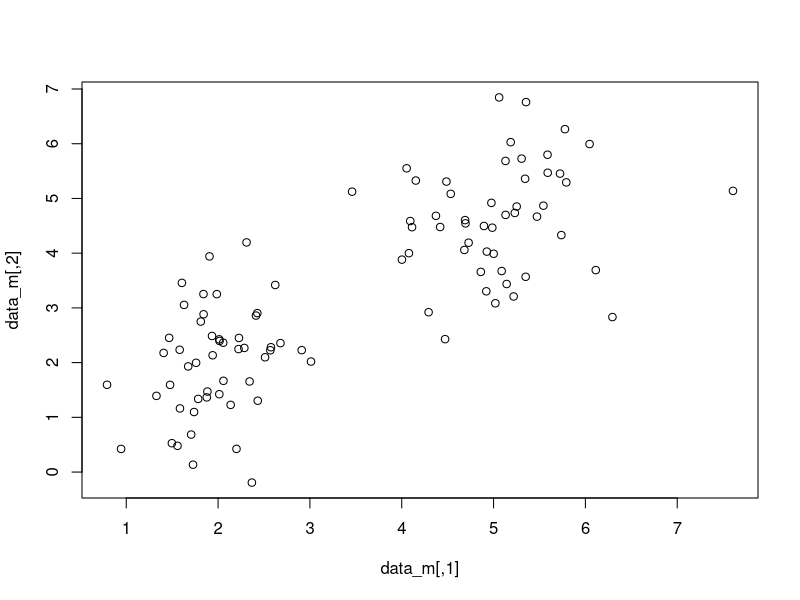

This figure's R source: (Note: this script raises an error after producing the figure.)
#Recursive binary splitting, for decision (regression) trees
#Designed based off of description of Decision Trees in:
### Introduction to Statistical Learning by James, Witten, Hastie, Tibshirani
### pg 306-307.
###Purpose is for improving understanding of regression trees, rather than for improved efficiency of current implementations. 

library(magrittr)
library(ggplot2)
library(dplyr)

#generating simple regression/classification problem
x1 <- rnorm(50, mean = 2, sd = 1)
x2 <- rnorm(50, mean = 5, sd = 1)
x <- c(x1, x2)
y1 <- rnorm(50, mean = 2, sd = 0.5)
y2 <- rnorm(50, mean = 5, sd = 0.7)
y <- c(y1, y2)
data_m <- matrix(c(y, x), ncol = 2)
plot(data_m)

#values are ordered, then an identity matrix for each successive grouping is supplied for every variable.
region_separater <- function(data.matrix){
  #separate into two regions
  # data.matrix <- data_m
  number_variables <- ncol(data.matrix)
  number_obs <- nrow(data.matrix)
  #id matrix to be rearranged
  m2 <- matrix(0, #square matrix 
               ncol = number_obs, 
               nrow = number_obs)
  m2[upper.tri(m2, diag = TRUE)] <- 1
  #empty list of region IDs
  list_regions_id <- list()
  for(i in 1:number_variables){
    data_vec <- data.matrix[,i]
    data_vec_ordered <- data_vec %>% rank()
    m3 <- m2[data_vec_ordered,]
    list_regions_id[[i]] <- m3
  }
  return(list_regions_id)
}

#produces rss for each region, given a temporary matrix
###first column of temp matrix are values, second is 1/0 or in a region or not
rss_producer <- function(temp_matrix){
  #gives the matrix of data values and region IDs
  # temp_matrix <- temp_ex
  r1 <- temp_matrix[temp_matrix[,2] > 0,]
  if(!is.matrix(r1)){ r1 <- t(r1)}
  u_r1 <- rep(r1[,1] %>% mean(), nrow(r1))
  r1_df <- cbind(r1, u_r1)
  r1_df_a <- (r1_df[,1] - r1_df[,3])^2 %>% sum()
  
  r2 <- temp_matrix[temp_matrix[,2] < 1,]
  if(!is.matrix(r2)){ r2 <- t(r2)}
  u_r2 <- rep(r2[,1] %>% mean(), nrow(r2))
  r2_df <- cbind(r2, u_r2)
  r2_df_a <- (r2_df[,1] - r2_df[,3])^2 %>% sum()
  
  rss_value <- r1_df_a + r2_df_a
  return(rss_value)
}

rss_tree <- function(data.vector, region_id_list, data.column.i){
  #find the mean of r1, and mean of r2
  rss_vector <- vector()
  for(i in 1:length(data.vector)){
    temp_matrix_i <- cbind(data.vector, region_id_list[[data.column.i]][,i])
    rss_i <- rss_producer(temp_matrix = temp_matrix_i)
    rss_vector[i] <- rss_i
  }
  return(rss_vector)#RSS for every cut separate half-planes of regions. 
}

optimal_regions_byVar <- function(data.matrix){
  #vars = a vector of parameters to be minized.
  #data.matrix = matrix of data, where columns are predictor variables (j)
  # data.matrix <- test_matrix
  number_variables <- ncol(data.matrix)
  number_obs <- nrow(data.matrix)
  region_id_list_i <- region_separater(data.matrix)
  #finding the rss estimates for every variable
  combined_lists <- list()
  for(i in 1:number_variables){
    rss_values <- rss_tree(data.vector = data.matrix[,i],
                           region_id_list = region_id_list_i,
                           data.column.i = i)
    rss_min <- which(rss_values == min(rss_values))#RSS Index
    if(length(rss_min) > 1){rss_min <- rss_min[1]}
    optimal_region_id <- region_id_list_i[[i]][,rss_min]#Region IDs for optimal
    # if(ncol(optimal_region_id)>1){optimal_region_id <- optimal_region_id[,1]}
    data_vector_i <- data.matrix[,i]
    optimal_data_bin <- cbind(data_vector_i, 
                              optimal_region_id)
    combined_opt <- list(RSS_min_value = rss_values[rss_min], 
                         RSS_min_value_index = rss_min,
                         Optimal_Data_Bin = optimal_data_bin,
                         Optimal_variable_index = NA)
    combined_lists[[i]] <- combined_opt
  }
  return(combined_lists)
}

best_region_selection <- function(combined_lists_i, no_vars = number_variables){
  rss_vector <- numeric()
  for(i in 1:no_vars){
    rss_i <- combined_lists_i[[i]][[1]]
    rss_vector[i] <- rss_i
  }
  rss_min <- which(rss_vector == rss_vector %>% min())
  finale <- combined_lists_i[[rss_min]]
  finale["Optimal_variable_index"] <- rss_min
  return(finale)
}

binary_split <- function(data.matrix){
  if(class(data.matrix) != "matrix"){ 
    stop("Input variable must be a matrix object.")}
  regions_byVar <- optimal_regions_byVar(data.matrix)
  best_region <- best_region_selection(combined_lists_i = regions_byVar, 
                                       no_vars = ncol(data.matrix))
  #formatting result
  list_result <- list()
  list_result[["data_matrix"]] <- data.matrix
  list_result[["optimal_variable_index"]] <- best_region$Optimal_variable_index
  list_result[["optimal_region_ids"]] <- best_region$Optimal_Data_Bin[,"optimal_region_id"]
  return(list_result)
}

#testing functionality with iris dataset on each component. 
iris_regions <- region_separater(iris2)
iris_rss_tree <- rss_tree(iris2[,1], region_id_list = iris_regions, 1)
iris_opt <- optimal_regions_byVar(iris2)
iris_best_regions <- best_region_selection(combined_lists_i = iris_opt, no_vars = 2)

#final compiled function
iris_tree <- binary_split(data.matrix = iris[,1:2])
plot(iris_tree[[1]], 
     pch = iris_tree[[3]])

data_tree <- binary_split(data.matrix = data_m)
plot(data_tree[[1]],
     pch = data_tree[[3]])


